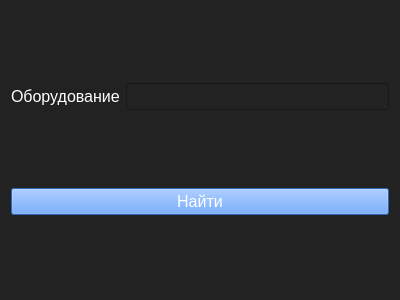
<?xml version="1.0" encoding="UTF-8"?>
<ui version="4.0">
 <class>FindRoomByEquipmentForm</class>
 <widget class="QWidget" name="FindRoomByEquipmentForm">
  <property name="geometry">
   <rect>
    <x>0</x>
    <y>0</y>
    <width>400</width>
    <height>300</height>
   </rect>
  </property>
  <property name="windowTitle">
   <string>Найти комнату по оборудованию</string>
  </property>
  <property name="styleSheet">
   <string notr="true">background-color: rgb(34, 34, 34);
color: rgb(255, 255, 255);</string>
  </property>
  <layout class="QVBoxLayout" name="verticalLayout">
   <item>
    <layout class="QGridLayout" name="gridLayout">
     <item row="0" column="0">
      <widget class="QLabel" name="label">
       <property name="font">
        <font>
         <pointsize>12</pointsize>
        </font>
       </property>
       <property name="text">
        <string>Оборудование</string>
       </property>
      </widget>
     </item>
     <item row="0" column="1">
      <widget class="QLineEdit" name="equipment">
       <property name="font">
        <font>
         <pointsize>12</pointsize>
        </font>
       </property>
      </widget>
     </item>
    </layout>
   </item>
   <item>
    <widget class="QPushButton" name="FindRoomByEquipmentBtn">
     <property name="font">
      <font>
       <pointsize>12</pointsize>
      </font>
     </property>
     <property name="styleSheet">
      <string notr="true">background-color: rgb(67, 142, 255);</string>
     </property>
     <property name="text">
      <string>Найти</string>
     </property>
    </widget>
   </item>
  </layout>
 </widget>
 <resources/>
 <connections/>
</ui>
